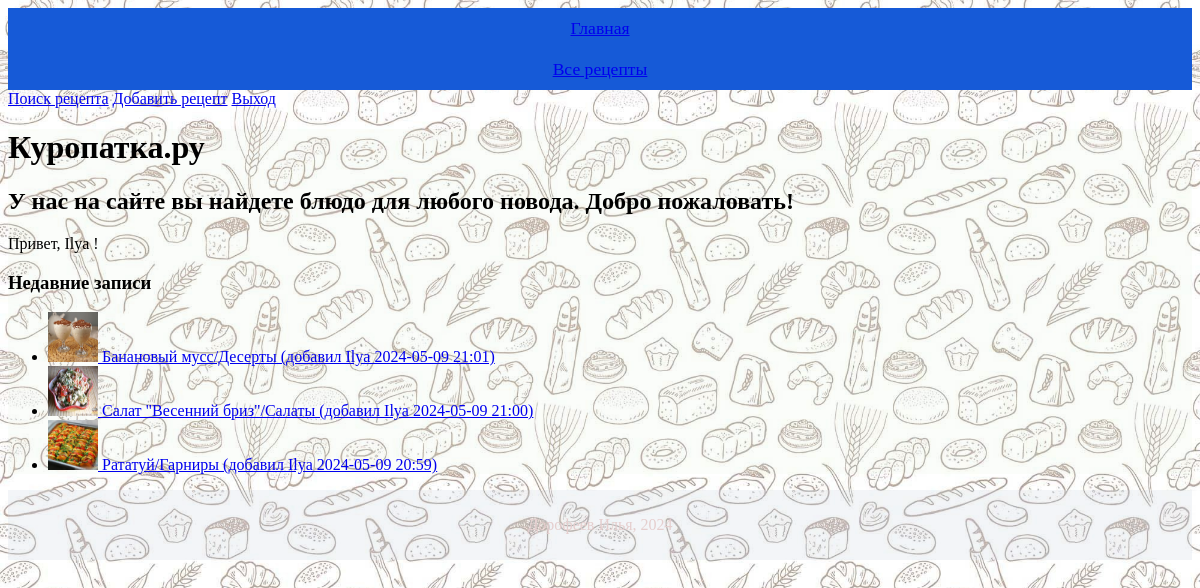
The app's page / (signed in) with its own data.
### recipesapp/models.py (models this page shows)
class Recipe(models.Model):
    name = models.CharField(max_length=100, blank=False)
    description = models.CharField(max_length=1000)
    cook_steps = models.TextField()
    cook_time = models.IntegerField()
    ingredients = models.TextField()
    image = models.ImageField(upload_to='images/')
    ingredients = models.TextField()
    complexity = models.CharField(max_length=15, blank=False)
    created_at = models.DateTimeField(auto_now_add=True)
    author = models.ForeignKey(User, on_delete=models.DO_NOTHING)
    category = models.ForeignKey(Category, on_delete=models.SET_DEFAULT, default='other')
    @property
    def created_at_f(self):
        return self.created_at.strftime('%Y-%m-%d %H:%M')
    def __str__(self):
        return f'{self.name}/{self.category} (добавил {self.author} {self.created_at_f})'

class Category(models.Model):
    name = models.CharField(max_length=100, blank=False)
    description = models.CharField(max_length=1000)
    def __str__(self):
        return self.name

### recipesapp/views.py (the view)
# urls.py: path('', views.main_page, name='main_page'),
def main_page(request):
    user = request.user
    results_qty = 3
    latest_recipes = Recipe.objects.order_by('-created_at')[:results_qty]
    print(latest_recipes)
    context = {
        'title': 'Главная',
        'username': user.username,
        'latest_recipes': latest_recipes,
    }
    return render(request, 'recipesapp/main.html', context)

### recipesapp/templates/recipesapp/main.html
{% extends "recipesapp/base.html" %}
{% block content %}
    <h1>Куропатка.ру</h1>
    <h2>У нас на сайте вы найдете блюдо для любого повода. Добро пожаловать!</h2>
    {% if user.is_authenticated %}
        <p>Привет, {{ username }} !</p>
    {% endif %}
    <h3> Недавние записи </h3>
    <ul>
    {% for recipe in latest_recipes %}
        <li>
            <a href="{% url 'recipe_show' pk=recipe.pk %}">
                <img src="{{ recipe.image.url }}" alt="{{ recipe.name }}" width="50" height="50">
                {{ recipe }}
            </a>
        </li>
    {% endfor %}
</ul>
{% endblock %}

### static/recipesapp/css/style.css (style rules this page uses)
html { background: url(../../../media/images/fon.jpg); background-size: cover; background-position: center; background-repeat: no-repeat; }

### records on screen
Recipe: image (picture), name+category+author "Банановый мусс/Десерты (добавил Ilya 2024-05-09 21:01)"
Recipe: image (picture), name+category+author "Салат \"Весенний бриз\"/Салаты (добавил Ilya 2024-05-09 21:00)"
Recipe: image (picture), name+category+author "Рататуй/Гарниры (добавил Ilya 2024-05-09 20:59)"

### other values on screen
{{ username }} "Ilya"
